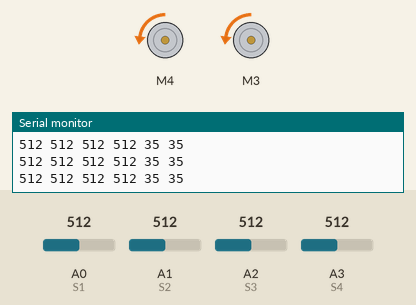
Simulated run of this sketch. Board: Arduino Uno, built with avr-gcc and run on an emulated ATmega328P. Shown: 2 × DC motor (green arrow = forward, orange = backward, longer = faster), the last lines printed to the serial monitor. Inputs (shaded band) come from the test bench; at power-on: A1 (S2) = 512, A0 (S1) = 512, A2 (S3) = 512, A3 (S4) = 512.

Above: at 1.2 s.
1.3 s: A1 (S2) set to 217
2.8 s: A1 (S2) set to 188
At 4.1 s:
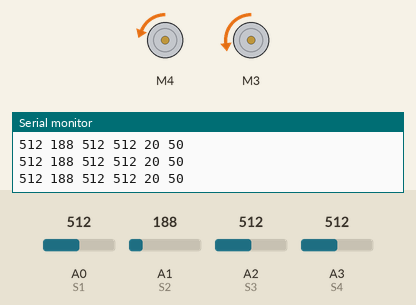
4.4 s: A0 (S1) set to 213
5.9 s: A0 (S1) set to 190
At 7.1 s:
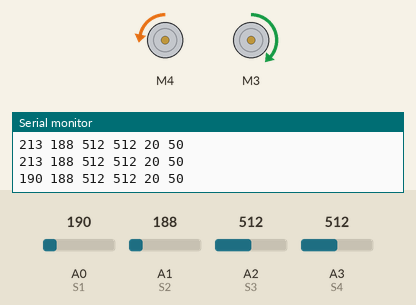
Timing chart, 0 to 8.5 s (numbered marks = the images above; inputs shaded):
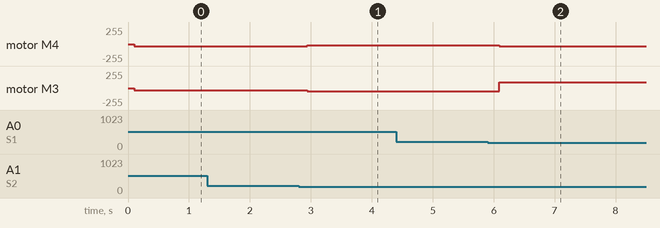

The sketch:

FINAL.ino
```cpp
#include <Wire.h>
#include <Adafruit_MotorShield.h>

Adafruit_MotorShield AFMS = Adafruit_MotorShield();

// motors
Adafruit_DCMotor *leftMotor = AFMS.getMotor(4);
Adafruit_DCMotor *rightMotor = AFMS.getMotor(3);

// sensors: right to left = A3, A2, A1, A0
const int S1 = A0;  // left outer
const int S2 = A1;  // left middle
const int S3 = A2;  // right middle
const int S4 = A3;  // right outer

const int threshold = 200;

// base speed (can be updated live)
int baseSpeed = 35;

// live motor speeds
int currentLeftSpeed = baseSpeed;
int currentRightSpeed = baseSpeed;

void setup() {
  Serial.begin(9600);
  AFMS.begin();
  leftMotor->setSpeed(baseSpeed);
  rightMotor->setSpeed(baseSpeed);
}

void loop() {
  checkSerialCommands();

  // raw sensor readings
  int rawS1 = analogRead(S1);
  int rawS2 = analogRead(S2);
  int rawS3 = analogRead(S3);
  int rawS4 = analogRead(S4);

  // binary conversion
  int s1 = (rawS1 < threshold) ? 1 : 0;
  int s2 = (rawS2 < threshold) ? 1 : 0;
  int s3 = (rawS3 < threshold) ? 1 : 0;
  int s4 = (rawS4 < threshold) ? 1 : 0;

  // print 6 values: 4 sensors + 2 motor speeds
  Serial.print(rawS1); Serial.print(" ");
  Serial.print(rawS2); Serial.print(" ");
  Serial.print(rawS3); Serial.print(" ");
  Serial.print(rawS4); Serial.print(" ");
  Serial.print(currentLeftSpeed); Serial.print(" ");
  Serial.println(currentRightSpeed);
  delay(100);

  // MAIN LOGIC
  if ((s1 == 1 && s2 == 1 && s3 == 1 && s4 == 0) || (s1 == 1 && s2 == 1 && s3 == 0 && s4 == 0)) {
    while (true) {
      sharpRightSpin();
      rawS1 = analogRead(S1);
      rawS2 = analogRead(S2);
      s1 = (rawS1 < threshold) ? 1 : 0;
      s2 = (rawS2 < threshold) ? 1 : 0;
      if (s1 == 0 && s2 == 0) break;
    }
  } else if ((s1 == 0 && s2 == 1 && s3 == 1 && s4 == 1) || (s1 == 0 && s2 == 0 && s3 == 1 && s4 == 1)) {
    while (true) {
      sharpLeftSpin();
      rawS3 = analogRead(S3);
      rawS4 = analogRead(S4);
      s3 = (rawS3 < threshold) ? 1 : 0;
      s4 = (rawS4 < threshold) ? 1 : 0;
      if (s3 == 0 && s4 == 0) break;
    }
  } else if (s2 == 0 && s3 == 0) {
    goForward();
  } else if (s2 == 1 && s3 == 0) {
    softLeftTurn();
  } else if (s2 == 0 && s3 == 1) {
    softRightTurn();
  } else {
    searchForLine();
  }
}

// MOVEMENT FUNCTIONS

void goForward() {
  currentLeftSpeed = baseSpeed;
  currentRightSpeed = baseSpeed;
  leftMotor->setSpeed(currentLeftSpeed);
  rightMotor->setSpeed(currentRightSpeed);
  leftMotor->run(BACKWARD);
  rightMotor->run(BACKWARD);
}

void softLeftTurn() {
  currentLeftSpeed = baseSpeed - 15;
  currentRightSpeed = baseSpeed + 15;
  leftMotor->setSpeed(currentLeftSpeed);
  rightMotor->setSpeed(currentRightSpeed);
  leftMotor->run(BACKWARD);
  rightMotor->run(BACKWARD);
}

void softRightTurn() {
  currentLeftSpeed = baseSpeed + 15;
  currentRightSpeed = baseSpeed - 15;
  leftMotor->setSpeed(currentLeftSpeed);
  rightMotor->setSpeed(currentRightSpeed);
  leftMotor->run(BACKWARD);
  rightMotor->run(BACKWARD);
}

void sharpRightSpin() {
  for (int i = 0; i < 5; i++) {
    currentLeftSpeed = baseSpeed - 5;
    currentRightSpeed = baseSpeed + 50;
    leftMotor->setSpeed(currentLeftSpeed);
    rightMotor->setSpeed(currentRightSpeed);
    leftMotor->run(BACKWARD);
    rightMotor->run(FORWARD);
    delay(75);
  }
}

void sharpLeftSpin() {
  for (int i = 0; i < 5; i++) {
    currentLeftSpeed = baseSpeed + 50;
    currentRightSpeed = baseSpeed - 5;
    leftMotor->setSpeed(currentLeftSpeed);
    rightMotor->setSpeed(currentRightSpeed);
    leftMotor->run(FORWARD);
    rightMotor->run(BACKWARD);
    delay(75);
  }
}

void searchForLine() {
  currentLeftSpeed = baseSpeed - 10;
  currentRightSpeed = baseSpeed - 10;
  leftMotor->setSpeed(currentLeftSpeed);
  rightMotor->setSpeed(currentRightSpeed);
  leftMotor->run(BACKWARD);
  rightMotor->run(BACKWARD);
}

// SERIAL COMMAND HANDLER

void checkSerialCommands() {
  if (Serial.available()) {
    String input = Serial.readStringUntil('\n');
    input.trim();

    if (input.startsWith("set base ")) {
      baseSpeed = input.substring(9).toInt();
      Serial.println("Updated baseSpeed to " + String(baseSpeed));
    }
  }
}
```

Measured:
- the behaviour switches between 200 and 199 on A0 (S1) (found by bisection; images 1 and 2)
- after the input at 2.8 s, motor M4: backward 35/255 → backward 20/255 after 0.14 s; motor M3: backward 35/255 → backward 50/255 after 0.14 s
- after the input at 5.9 s, motor M4: backward 20/255 → backward 30/255 after 0.19 s; motor M3: backward 50/255 → forward 85/255 after 0.19 s
